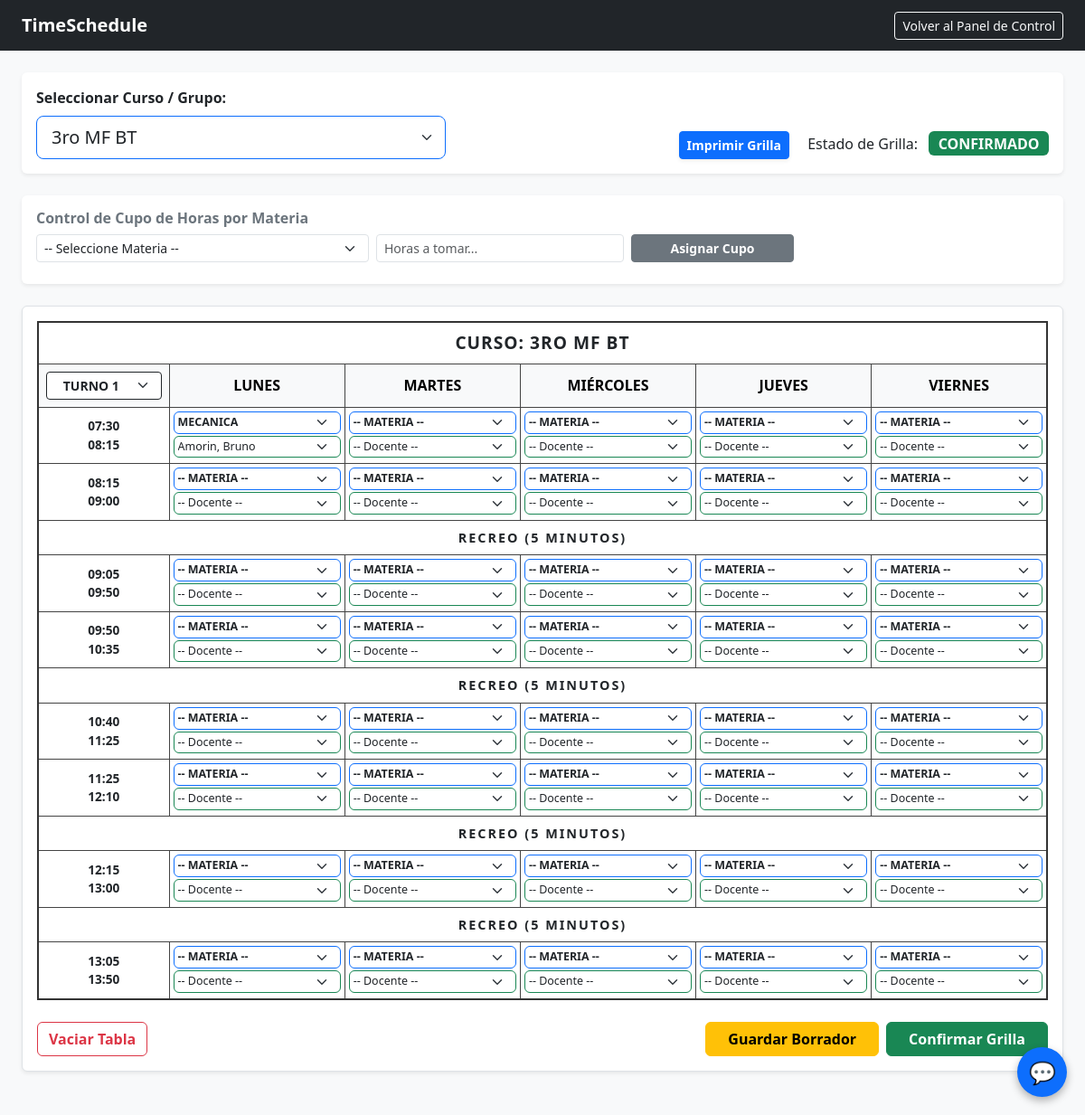
/grilla_admin.php?grupo_id=20 (signed in), run on the app's committed database.
### tables this page shows
CREATE TABLE `grupos` (
  `id` int(11) NOT NULL,
  `nombre_grupo` varchar(50) NOT NULL,
  `turno` varchar(50) NOT NULL,
  `salon_id` int(11) DEFAULT NULL
);

CREATE TABLE `modulos_horarios` (
  `id` int(11) NOT NULL,
  `turno` varchar(50) NOT NULL,
  `numero_modulo` int(11) NOT NULL,
  `hora_inicio` time NOT NULL,
  `hora_fin` time NOT NULL
);

CREATE TABLE `materias` (
  `id` int(11) NOT NULL,
  `nombre` varchar(100) NOT NULL,
  `tipo` varchar(100) DEFAULT 'Equivalente / Común'
);

CREATE TABLE `docentes` (
  `id` int(11) NOT NULL,
  `ci` varchar(12) NOT NULL,
  `nombre` varchar(50) NOT NULL,
  `apellido` varchar(50) NOT NULL,
  `correo` varchar(100) DEFAULT NULL,
  `telefono` varchar(50) DEFAULT NULL
);

### grilla_admin.php (the view, shortened to what this page needs)
<?php
require_once 'config/conexion.php';
$grupo_id = $_GET['grupo_id'] ?? null;
$turno_seleccionado = $_GET['turno'] ?? 'Turno 1';
$grupos = $pdo->query("SELECT * FROM grupos ORDER BY nombre_grupo ASC")->fetchAll();
$materias = $pdo->query("SELECT * FROM materias ORDER BY nombre ASC")->fetchAll();
$docentes = $pdo->query("SELECT * FROM docentes ORDER BY apellido ASC")->fetchAll();
$dias = ['Lunes', 'Martes', 'Miércoles', 'Jueves', 'Viernes'];
$docente_materias_map = [];
$res_dm = $pdo->query("SELECT docente_id, materia_id FROM docente_materias")->fetchAll();
foreach ($res_dm as $dm) {
    $docente_materias_map[$dm['docente_id']][] = $dm['materia_id'];
}
$grupoActual = null;
$estadoGrilla = 'Nuevo';
$modulos = [];
$clasesGuardadas = [];
$docentes_ocupados = [];
if ($grupo_id) {
    $stmtGrupo = $pdo->prepare("SELECT * FROM grupos WHERE id = ?");
    $stmtGrupo->execute([$grupo_id]);
    $grupoActual = $stmtGrupo->fetch();
    if ($grupoActual && !isset($_GET['turno']) && !empty($grupoActual['turno'])) {
        $turno_seleccionado = $grupoActual['turno'];
    }
    $stmtGrilla = $pdo->prepare("SELECT * FROM grillas WHERE grupo_id = ? LIMIT 1");
    $stmtGrilla->execute([$grupo_id]);
    $grillaDatos = $stmtGrilla->fetch();
    if ($grillaDatos) {
        $estadoGrilla = $grillaDatos['estado'];
        $stmtClases = $pdo->prepare("SELECT * FROM horarios_clase WHERE grilla_id = ?");
        $stmtClases->execute([$grillaDatos['id']]);
        foreach ($stmtClases->fetchAll() as $row) {
            $clasesGuardadas[$row['modulo_id']][$row['dia_semana']] = $row;
        }
    }
    $stmtMod = $pdo->prepare("SELECT * FROM modulos_horarios WHERE turno = ? ORDER BY hora_inicio ASC");
    $stmtMod->execute([$turno_seleccionado]);
    $modulos = $stmtMod->fetchAll();
    $stmtOcupadosInt = $pdo->prepare("SELECT hc.docente_id, hc.modulo_id, hc.dia_semana, g.nombre_grupo
                                     FROM horarios_clase hc
                                     JOIN grillas gr ON hc.grilla_id = gr.id
                                     JOIN grupos g ON gr.grupo_id = g.id
                                     WHERE gr.grupo_id != ?");
    $stmtOcupadosInt->execute([$grupo_id]);
    foreach ($stmtOcupadosInt->fetchAll() as $row) {
        $docentes_ocupados[$row['docente_id']][$row['modulo_id']][$row['dia_semana']] = "Grupo " . $row['nombre_grupo'];
    }
}
?>
<!DOCTYPE html>
<html lang="es">
<head>
    <link href="https://cdn.jsdelivr.net/npm/bootstrap@5.3.0/dist/css/bootstrap.min.css" rel="stylesheet">
</head>
<body class="bg-light">
<nav class="navbar navbar-dark bg-dark mb-4 no-imprimir">
    <div class="container-fluid px-4">
        <a class="navbar-brand fw-bold" href="dashboard.php">TimeSchedule</a>
        <a href="dashboard.php" id="btnVolverPanel" class="btn btn-outline-light btn-sm">Volver al Panel de Control</a>
    </div>
</nav>
<div class="container-fluid px-4 pb-5">
    <div class="card shadow-sm border-0 mb-4 p-3 bg-white no-imprimir">
        <form method="GET" class="row align-items-center">
            <div class="col-md-5">
                <label class="fw-bold form-label">Seleccionar Curso / Grupo:</label>
                <select name="grupo_id" class="form-select form-select-lg border-primary" onchange="this.form.submit()">
                    <?php foreach ($grupos as $g): ?>
                        <option value="<?= $g['id'] ?>" <?= $g['id'] == $grupo_id ? 'selected' : '' ?>>
                            <?= htmlspecialchars($g['nombre_grupo']) ?>
                        </option>
                    <?php endforeach; ?>
                </select>
            </div>
            <?php if ($grupoActual): ?>
                <div class="col-md-7 text-end align-self-end">
                    <button type="button" onclick="window.print()" class="btn btn-primary btn-sm fw-bold me-3 shadow-sm">Imprimir Grilla</button>
                    <span class="fs-6 me-2">Estado de Grilla:</span>
                    <?php if ($estadoGrilla === 'Confirmado'): ?>
                        <span class="badge bg-success fs-6">CONFIRMADO</span>
                    <?php elseif ($estadoGrilla === 'Borrador'): ?>
                        <span class="badge bg-warning text-dark fs-6">BORRADOR</span>
                    <?php else: ?>
                        <span class="badge bg-secondary fs-6">SIN CREAR</span>
                    <?php endif; ?>
                </div>
            <?php endif; ?>
        </form>
    </div>
    <?php if ($grupoActual): ?>
        <div class="card shadow-sm border-0 mb-4 p-3 bg-white no-imprimir">
            <h5 class="fw-bold text-secondary mb-2" style="font-size: 1rem;">Control de Cupo de Horas por Materia</h5>
            <div class="row g-2 align-items-center">
                <div class="col-md-4">
                    <select id="selectMateriaCupo" class="form-select form-select-sm">
                        <option value="">-- Seleccione Materia --</option>
                    </select>
                </div>
                <div class="col-md-3">
                    <input type="number" id="inputHorasCupo" class="form-control form-control-sm" min="1" max="40" placeholder="Horas a tomar...">
                </div>
                <div class="col-md-2">
                    <button type="button" id="btnAddCupo" class="btn btn-secondary btn-sm w-100 fw-bold">Asignar Cupo</button>
                </div>
            </div>
        </div>
        <form method="POST" id="formGrillaAdmin" action="grilla_admin.php?grupo_id=<?= $grupo_id ?>&turno=<?= urlencode($turno_seleccionado) ?>">
            <div class="table-responsive bg-white p-3 shadow-sm rounded border">
                <table class="table table-bordered tabla-impresion text-center m-0">
                    <thead>
                        <tr>
                            <th colspan="6" class="header-curso py-2 text-uppercase">
                                CURSO: <?= htmlspecialchars($grupoActual['nombre_grupo']) ?>
                            </th>
                        </tr>
                        <tr class="table-light">
                            <th style="width: 13%;" class="p-2">
                                <select name="turno" class="form-select form-select-sm fw-bold border-dark text-center no-imprimir" onchange="window.location.href='grilla_admin.php?grupo_id=<?= $grupo_id ?>&turno=' + this.value">
                                    <option value="Turno 1" <?= $turno_seleccionado == 'Turno 1' ? 'selected' : '' ?>>TURNO 1</option>
                                </select>
                            </th>
                            <?php foreach ($dias as $d): ?>
                                <th style="width: 17.4%;" class="fw-bold align-middle"><?= mb_strtoupper($d, 'UTF-8') ?></th>
                            <?php endforeach; ?>
                        </tr>
                    </thead>
                    <tbody>
                        <?php if (empty($modulos)): ?>
                            <tr><td colspan="6" class="text-danger fw-bold py-4">No hay módulos registrados en este turno.</td></tr>
                        <?php else: ?>
                            <?php
                            $num_modulos = count($modulos);
                            for ($i = 0; $i < $num_modulos; $i++):
                                $mod = $modulos[$i];
                            ?>
                                <tr>
                                    <td class="hora-celda align-middle">
                                        <?= substr($mod['hora_inicio'], 0, 5) ?><br>
                                        <?= substr($mod['hora_fin'], 0, 5) ?>
                                    </td>
                                    <?php foreach ($dias as $dia): ?>
                                        <?php
                                            $claseActual = $clasesGuardadas[$mod['id']][$dia] ?? null;
                                            $mat_id = $claseActual['materia_id'] ?? '';
                                            $doc_id = $claseActual['docente_id'] ?? '';
                                        ?>
                                        <td class="p-1 align-middle">
                                            <select name="clase[<?= $mod['id'] ?>][<?= $dia ?>][materia]" class="form-select select-mini border-primary text-uppercase fw-bold select-materia" onchange="filtrarDocentesPorMateria(this); controlarCupoHorasMateria(this);">
                                                <option value="">-- Materia --</option>
                                                <?php foreach ($materias as $mat): ?>
                                                    <option value="<?= $mat['id'] ?>" data-tipo="<?= htmlspecialchars($mat['tipo'] ?? '') ?>" <?= $mat_id == $mat['id'] ? 'selected' : '' ?>>
                                                        <?= htmlspecialchars($mat['nombre']) ?>
                                                    </option>
                                                <?php endforeach; ?>
                                            </select>
                                            <select name="clase[<?= $mod['id'] ?>][<?= $dia ?>][docente]" class="form-select select-mini border-success select-docente" onchange="filtrarMateriasPorDocente(this);">
                                                <option value="">-- Docente --</option>
                                                <?php foreach ($docentes as $doc): ?>
                                                    <?php
                                                        $es_docente_actual = ($doc_id == $doc['id']);
                                                        $ocupacion = $docentes_ocupados[$doc['id']][$mod['id']][$dia] ?? null;
                                                        $materias_habilitadas = $docente_materias_map[$doc['id']] ?? [];
                                                    ?>
                                                    <option value="<?= $doc['id'] ?>"
                                                            data-habilitadas='<?= json_encode($materias_habilitadas) ?>'
                                                            <?= $es_docente_actual ? 'selected' : '' ?>
                                                            <?= ($ocupacion && !$es_docente_actual) ? 'disabled' : '' ?>>
                                                        <?= htmlspecialchars($doc['apellido'] . ', ' . $doc['nombre']) ?><?= ($ocupacion && !$es_docente_actual) ? ' (Ocupado)' : '' ?>
                                                    </option>
                                                <?php endforeach; ?>
                                            </select>
                                        </td>
                                    <?php endforeach; ?>
                                </tr>
                                <?php
                                if ($i < $num_modulos - 1) {
                                    $mod_next = $modulos[$i + 1];
                                    $fin_actual = strtotime($mod['hora_fin']);
                                    $inicio_siguiente = strtotime($mod_next['hora_inicio']);
                                    $diff_min = round(($inicio_siguiente - $fin_actual) / 60);
                                    if ($diff_min > 0) {
                                        echo "<tr class='fila-recreo'>";
                                        echo "<td colspan='6' class='text-center py-2'>RECREO ({$diff_min} MINUTOS)</td>";
                                        echo "</tr>";
                                    }
                                }
                                ?>
                            <?php endfor; ?>
                        <?php endif; ?>
                    </tbody>
                </table>
                <div class="d-flex justify-content-between align-items-center mt-4 no-imprimir">
                    <div class="d-flex gap-2">
                        <button type="button" id="btnVaciar" class="btn btn-outline-danger fw-bold">Vaciar Tabla</button>
                    </div>
                    <div class="d-flex gap-2">
                        <button type="submit" onclick="document.getElementById('estado_grilla_input').value='Borrador'; return true;" class="btn btn-warning px-4 fw-bold">Guardar Borrador</button>
                        <button type="submit" onclick="document.getElementById('estado_grilla_input').value='Confirmado'; return validarReglas();" class="btn btn-success px-4 fw-bold">Confirmar Grilla</button>
                    </div>
                </div>
            </div>
        </form>
    <?php endif; ?>
</div>
<?php include 'includes/chatbot_ui.php'; ?>
</body>
</html>

### grilla_admin.php (style rules this page uses)
.tabla-impresion { border: 2px solid #333 !important; }
.tabla-impresion th, .tabla-impresion td { border: 1px solid #444 !important; vertical-align: middle; }
.header-curso { background-color: #f2f2f2; font-weight: bold; font-size: 1.2rem; text-align: center; letter-spacing: 1px; }
.select-mini { font-size: 0.78rem; padding: 2px 4px; margin-bottom: 2px; }
.hora-celda { font-size: 0.85rem; font-weight: bold; background-color: #f9f9f9; }
.fila-recreo { background-color: #e9ecef; color: #495057; font-weight: bold; font-size: 0.9rem; letter-spacing: 2px; }

### data on the page
grupos: nombre_grupo "3RO MF BT", turno "TURNO 1"
modulos_horarios: hora_inicio "07:30", hora_fin "08:15", id.nombre "Mecanica", id.nombre "Amorin, Bruno"
modulos_horarios: hora_inicio "08:15", hora_fin "09:00", diff_min "5"
modulos_horarios: hora_inicio "09:05", hora_fin "09:50"
modulos_horarios: hora_inicio "09:50", hora_fin "10:35", diff_min "5"
modulos_horarios: hora_inicio "10:40", hora_fin "11:25"
modulos_horarios: hora_inicio "11:25", hora_fin "12:10", diff_min "5"
modulos_horarios: hora_inicio "12:15", hora_fin "13:00"
modulos_horarios: hora_inicio "13:05", hora_fin "13:50"

### other printed values
mb_strtoupper($d, 'UTF-8') "LUNES"
mb_strtoupper($d, 'UTF-8') "MARTES"
mb_strtoupper($d, 'UTF-8') "MIÉRCOLES"
mb_strtoupper($d, 'UTF-8') "JUEVES"
mb_strtoupper($d, 'UTF-8') "VIERNES"
$diff_min "5"
form field grupo_id "3ro MF BT"
